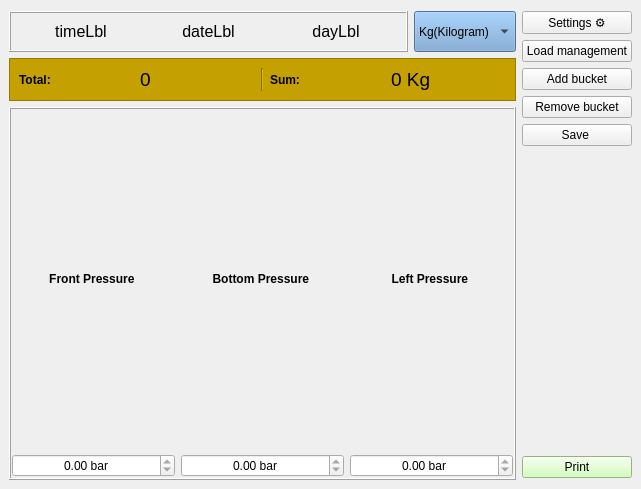
<?xml version="1.0" encoding="UTF-8"?>
<ui version="4.0">
 <class>BHMI</class>
 <widget class="QMainWindow" name="BHMI">
  <property name="geometry">
   <rect>
    <x>0</x>
    <y>0</y>
    <width>641</width>
    <height>489</height>
   </rect>
  </property>
  <property name="windowTitle">
   <string>BHMI</string>
  </property>
  <widget class="QWidget" name="centralwidget">
   <layout class="QVBoxLayout" name="verticalLayout">
    <item>
     <layout class="QHBoxLayout" name="horizontalLayout" stretch="10,1">
      <property name="topMargin">
       <number>2</number>
      </property>
      <item>
       <layout class="QVBoxLayout" name="bucketParentLayout" stretch="0,0,1">
        <property name="leftMargin">
         <number>0</number>
        </property>
        <property name="topMargin">
         <number>0</number>
        </property>
        <item>
         <layout class="QHBoxLayout" name="horizontalLayout_3" stretch="10,1">
          <property name="rightMargin">
           <number>0</number>
          </property>
          <property name="bottomMargin">
           <number>0</number>
          </property>
          <item>
           <widget class="QFrame" name="frame_3">
            <property name="frameShape">
             <enum>QFrame::Box</enum>
            </property>
            <property name="frameShadow">
             <enum>QFrame::Raised</enum>
            </property>
            <layout class="QHBoxLayout" name="horizontalLayout_6">
             <item>
              <widget class="QLabel" name="timeLbl">
               <property name="font">
                <font>
                 <pointsize>12</pointsize>
                 <weight>50</weight>
                 <bold>false</bold>
                </font>
               </property>
               <property name="text">
                <string>timeLbl</string>
               </property>
               <property name="alignment">
                <set>Qt::AlignCenter</set>
               </property>
              </widget>
             </item>
             <item>
              <widget class="QLabel" name="dateLbl">
               <property name="font">
                <font>
                 <pointsize>12</pointsize>
                 <weight>50</weight>
                 <bold>false</bold>
                </font>
               </property>
               <property name="text">
                <string>dateLbl</string>
               </property>
               <property name="alignment">
                <set>Qt::AlignCenter</set>
               </property>
              </widget>
             </item>
             <item>
              <widget class="QLabel" name="dayLbl">
               <property name="font">
                <font>
                 <pointsize>12</pointsize>
                 <weight>50</weight>
                 <bold>false</bold>
                </font>
               </property>
               <property name="text">
                <string>dayLbl</string>
               </property>
               <property name="alignment">
                <set>Qt::AlignCenter</set>
               </property>
              </widget>
             </item>
            </layout>
           </widget>
          </item>
          <item>
           <widget class="QComboBox" name="comboBox">
            <property name="sizePolicy">
             <sizepolicy hsizetype="Preferred" vsizetype="MinimumExpanding">
              <horstretch>0</horstretch>
              <verstretch>0</verstretch>
             </sizepolicy>
            </property>
            <property name="styleSheet">
             <string notr="true">background-color: rgb(114, 159, 207);</string>
            </property>
            <property name="currentIndex">
             <number>1</number>
            </property>
            <item>
             <property name="text">
              <string>G(Gram)</string>
             </property>
            </item>
            <item>
             <property name="text">
              <string>Kg(Kilogram)</string>
             </property>
            </item>
            <item>
             <property name="text">
              <string>T(Tonne)</string>
             </property>
            </item>
           </widget>
          </item>
         </layout>
        </item>
        <item>
         <layout class="QHBoxLayout" name="reportLayout">
          <property name="topMargin">
           <number>0</number>
          </property>
          <item>
           <widget class="QFrame" name="frame">
            <property name="styleSheet">
             <string notr="true">background-color: rgb(196, 160, 0);</string>
            </property>
            <property name="frameShape">
             <enum>QFrame::StyledPanel</enum>
            </property>
            <property name="frameShadow">
             <enum>QFrame::Raised</enum>
            </property>
            <layout class="QHBoxLayout" name="horizontalLayout_4">
             <item>
              <widget class="QLabel" name="label_4">
               <property name="font">
                <font>
                 <weight>75</weight>
                 <bold>true</bold>
                </font>
               </property>
               <property name="text">
                <string>Total:</string>
               </property>
              </widget>
             </item>
             <item>
              <widget class="QLabel" name="totalBucketsCount">
               <property name="font">
                <font>
                 <pointsize>14</pointsize>
                </font>
               </property>
               <property name="text">
                <string>0</string>
               </property>
              </widget>
             </item>
             <item>
              <widget class="Line" name="line_2">
               <property name="orientation">
                <enum>Qt::Vertical</enum>
               </property>
              </widget>
             </item>
             <item>
              <widget class="QLabel" name="label_6">
               <property name="font">
                <font>
                 <weight>75</weight>
                 <bold>true</bold>
                </font>
               </property>
               <property name="text">
                <string>Sum:</string>
               </property>
              </widget>
             </item>
             <item>
              <widget class="QLabel" name="totalBucketsCount_2">
               <property name="font">
                <font>
                 <pointsize>14</pointsize>
                </font>
               </property>
               <property name="text">
                <string>0 Kg</string>
               </property>
              </widget>
             </item>
            </layout>
           </widget>
          </item>
         </layout>
        </item>
        <item>
         <layout class="QHBoxLayout" name="horizontalLayout_2">
          <property name="leftMargin">
           <number>0</number>
          </property>
          <property name="topMargin">
           <number>0</number>
          </property>
          <property name="rightMargin">
           <number>0</number>
          </property>
          <item>
           <widget class="QFrame" name="frame_2">
            <property name="frameShape">
             <enum>QFrame::Box</enum>
            </property>
            <property name="frameShadow">
             <enum>QFrame::Raised</enum>
            </property>
            <layout class="QHBoxLayout" name="horizontalLayout_5">
             <property name="spacing">
              <number>6</number>
             </property>
             <property name="leftMargin">
              <number>1</number>
             </property>
             <property name="topMargin">
              <number>1</number>
             </property>
             <property name="rightMargin">
              <number>1</number>
             </property>
             <property name="bottomMargin">
              <number>1</number>
             </property>
             <item>
              <layout class="QVBoxLayout" name="verticalLayout_4">
               <item>
                <widget class="QLabel" name="label">
                 <property name="font">
                  <font>
                   <weight>75</weight>
                   <bold>true</bold>
                  </font>
                 </property>
                 <property name="text">
                  <string>Front Pressure </string>
                 </property>
                 <property name="alignment">
                  <set>Qt::AlignCenter</set>
                 </property>
                </widget>
               </item>
               <item>
                <widget class="QDoubleSpinBox" name="frontP">
                 <property name="alignment">
                  <set>Qt::AlignCenter</set>
                 </property>
                 <property name="readOnly">
                  <bool>true</bool>
                 </property>
                 <property name="suffix">
                  <string> bar</string>
                 </property>
                </widget>
               </item>
              </layout>
             </item>
             <item>
              <layout class="QVBoxLayout" name="verticalLayout_5">
               <item>
                <widget class="QLabel" name="label_3">
                 <property name="font">
                  <font>
                   <weight>75</weight>
                   <bold>true</bold>
                  </font>
                 </property>
                 <property name="text">
                  <string>Bottom Pressure </string>
                 </property>
                 <property name="alignment">
                  <set>Qt::AlignCenter</set>
                 </property>
                </widget>
               </item>
               <item>
                <widget class="QDoubleSpinBox" name="bottomP">
                 <property name="alignment">
                  <set>Qt::AlignCenter</set>
                 </property>
                 <property name="readOnly">
                  <bool>true</bool>
                 </property>
                 <property name="suffix">
                  <string> bar</string>
                 </property>
                </widget>
               </item>
              </layout>
             </item>
             <item>
              <layout class="QVBoxLayout" name="verticalLayout_6">
               <item>
                <widget class="QLabel" name="label_5">
                 <property name="font">
                  <font>
                   <weight>75</weight>
                   <bold>true</bold>
                  </font>
                 </property>
                 <property name="text">
                  <string>Left Pressure </string>
                 </property>
                 <property name="alignment">
                  <set>Qt::AlignCenter</set>
                 </property>
                </widget>
               </item>
               <item>
                <widget class="QDoubleSpinBox" name="leftP">
                 <property name="alignment">
                  <set>Qt::AlignCenter</set>
                 </property>
                 <property name="readOnly">
                  <bool>true</bool>
                 </property>
                 <property name="suffix">
                  <string> bar</string>
                 </property>
                </widget>
               </item>
              </layout>
             </item>
            </layout>
           </widget>
          </item>
         </layout>
        </item>
       </layout>
      </item>
      <item>
       <layout class="QVBoxLayout" name="verticalLayout_3" stretch="0,1,0,0,0,0,0">
        <property name="topMargin">
         <number>0</number>
        </property>
        <property name="bottomMargin">
         <number>2</number>
        </property>
        <item>
         <widget class="QPushButton" name="settingsBtn">
          <property name="text">
           <string>Settings ⚙</string>
          </property>
         </widget>
        </item>
        <item>
         <widget class="QPushButton" name="loadManagementBtn">
          <property name="text">
           <string>Load management</string>
          </property>
         </widget>
        </item>
        <item>
         <widget class="QPushButton" name="addBtn">
          <property name="text">
           <string>Add bucket</string>
          </property>
         </widget>
        </item>
        <item>
         <widget class="QPushButton" name="rmvBtn">
          <property name="text">
           <string>Remove bucket</string>
          </property>
         </widget>
        </item>
        <item>
         <widget class="QPushButton" name="saveBtn">
          <property name="text">
           <string>Save </string>
          </property>
         </widget>
        </item>
        <item>
         <widget class="Line" name="line">
          <property name="font">
           <font>
            <kerning>true</kerning>
           </font>
          </property>
          <property name="layoutDirection">
           <enum>Qt::LeftToRight</enum>
          </property>
          <property name="styleSheet">
           <string notr="true">background-color: transparent;</string>
          </property>
          <property name="frameShadow">
           <enum>QFrame::Sunken</enum>
          </property>
          <property name="orientation">
           <enum>Qt::Vertical</enum>
          </property>
         </widget>
        </item>
        <item>
         <widget class="QPushButton" name="printBtn">
          <property name="styleSheet">
           <string notr="true">background-color: rgb(201, 255, 173);</string>
          </property>
          <property name="text">
           <string>Print</string>
          </property>
         </widget>
        </item>
       </layout>
      </item>
     </layout>
    </item>
   </layout>
  </widget>
 </widget>
 <resources/>
 <connections/>
</ui>
